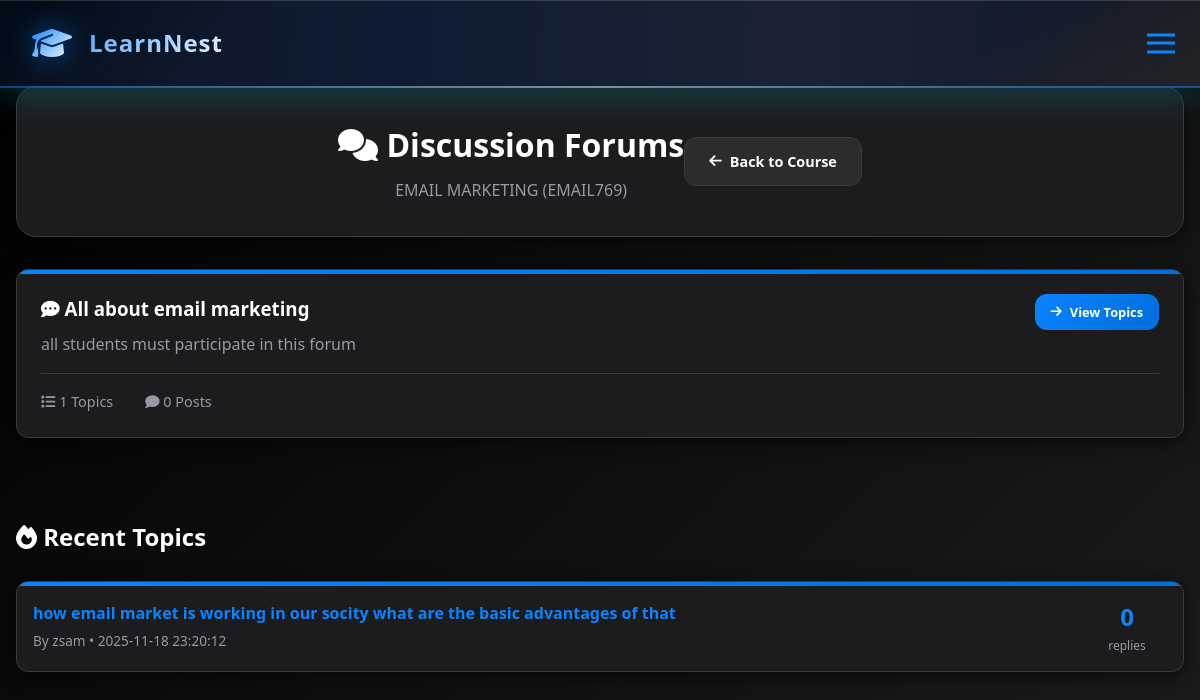
Page /student/courses/1/forums (signed in) on the committed database.
### tables this page shows
CREATE TABLE courses (
                id INTEGER PRIMARY KEY AUTOINCREMENT,
                course_code TEXT UNIQUE NOT NULL,
                title TEXT NOT NULL,
                description TEXT,
                syllabus TEXT,
                instructor_id INTEGER NOT NULL,
                category TEXT,
                max_students INTEGER DEFAULT 50,
                start_date DATE,
                end_date DATE,
                enrollment_key_hash TEXT,
                created_at TIMESTAMP DEFAULT CURRENT_TIMESTAMP,
                is_active BOOLEAN DEFAULT 1,
                FOREIGN KEY (instructor_id) REFERENCES users (id)
            );

CREATE TABLE forums (
                id INTEGER PRIMARY KEY AUTOINCREMENT,
                course_id INTEGER NOT NULL,
                title TEXT NOT NULL,
                description TEXT,
                created_at TIMESTAMP DEFAULT CURRENT_TIMESTAMP,
                is_active BOOLEAN DEFAULT 1,
                FOREIGN KEY (course_id) REFERENCES courses (id)
            );

CREATE TABLE forum_topics (
                id INTEGER PRIMARY KEY AUTOINCREMENT,
                forum_id INTEGER NOT NULL,
                user_id INTEGER NOT NULL,
                title TEXT NOT NULL,
                content TEXT NOT NULL,
                created_at TIMESTAMP DEFAULT CURRENT_TIMESTAMP,
                updated_at TIMESTAMP DEFAULT CURRENT_TIMESTAMP,
                is_pinned BOOLEAN DEFAULT 0,
                view_count INTEGER DEFAULT 0, media_type TEXT, media_path TEXT, media_filename TEXT,
                FOREIGN KEY (forum_id) REFERENCES forums (id),
                FOREIGN KEY (user_id) REFERENCES users (id)
            );

### app.py (the view)
@app.route('/student/courses/<int:course_id>/forums')
@login_required
def student_course_forums(course_id):
    if not current_user.is_student():
        flash('Access denied. Student account required.', 'error')
        return redirect(url_for('dashboard'))
    with db_lock:
        conn = get_db_connection()
        enrollment = conn.execute('''
            SELECT e.*, c.*, u.full_name as instructor_name,
                   COALESCE(e.manual_progress_override, e.progress_percentage) as display_progress
            FROM enrollments e
            JOIN courses c ON e.course_id = c.id
            JOIN users u ON c.instructor_id = u.id
            WHERE e.student_id = ? AND e.course_id = ? AND e.status = 'approved'
        ''', (current_user.id, course_id)).fetchone()
        if not enrollment:
            flash('Course not found or access denied.', 'error')
            conn.close()
            return redirect(url_for('dashboard'))
        forums = conn.execute('''
            SELECT f.*, COUNT(t.id) as topic_count
            FROM forums f
            LEFT JOIN forum_topics t ON f.id = t.forum_id
            WHERE f.course_id = ? AND f.is_active = 1
            GROUP BY f.id
            ORDER BY f.created_at DESC
        ''', (course_id,)).fetchall()
        recent_topics = conn.execute('''
            SELECT t.*, u.full_name as author_name, f.title as forum_title,
                   COUNT(r.id) as reply_count
            FROM forum_topics t
            JOIN users u ON t.user_id = u.id
            JOIN forums f ON t.forum_id = f.id
            LEFT JOIN forum_replies r ON t.id = r.topic_id
            WHERE f.course_id = ?
            GROUP BY t.id
            ORDER BY t.created_at DESC
            LIMIT 10
        ''', (course_id,)).fetchall()
        conn.close()
    return render_template('student/course_forums.html',
                         course=enrollment, forums=forums, recent_topics=recent_topics)

### app.py (called while the page is built)
@app.context_processor
def inject_csrf_token():
    if 'csrf_token' not in session:
        session['csrf_token'] = secrets.token_urlsafe(32)
    return dict(csrf_token=session['csrf_token'])

def get_db_connection():
    conn = sqlite3.connect(DATABASE, timeout=30)
    conn.execute('PRAGMA journal_mode=WAL;')
    conn.execute('PRAGMA synchronous=NORMAL;')
    conn.execute('PRAGMA cache_size=10000;')
    conn.execute('PRAGMA temp_store=MEMORY;')
    conn.row_factory = sqlite3.Row
    return conn

@login_manager.user_loader
def load_user(user_id):
    try:
        with db_lock:
            conn = get_db_connection()
            user = conn.execute(
                'SELECT * FROM users WHERE id = ? AND is_active = 1', (user_id,)
            ).fetchone()
            conn.close()
        if user:
            profile_pic = user['profile_picture'] if 'profile_picture' in user.keys() else None
            return User(user['id'], user['username'], user['email'], user['role'],
                       user['full_name'], user['created_at'], user['is_active'],
                       user['instructor_approval_status'] if user['instructor_approval_status'] else 'approved',
                       user['approved_by'],
                       user['approved_at'],
                       profile_pic)
    except sqlite3.OperationalError:
        pass
    return None

    def is_student(self):
        return self.role == 'student'

### templates/student/course_forums.html (shortened to what this page needs)
{% extends "base.html" %}
{% block content %}
<div class="container" style="max-width: 1200px;">
    <div class="page-header" style="margin-bottom: 2rem;">
        <div style="display: flex; justify-content: space-between; align-items: center;">
            <div>
                <h1 style="margin: 0 0 0.5rem 0; color: var(--text-primary);">
                    <i class="fas fa-comments"></i> Discussion Forums
                </h1>
                <p style="color: var(--text-secondary); margin: 0;">
                    {{ course.title }} ({{ course.course_code }})
                </p>
            </div>
            <a href="{{ url_for('student_course_view', course_id=course.id) }}" class="btn btn-secondary">
                <i class="fas fa-arrow-left"></i> Back to Course
            </a>
        </div>
    </div>
    {% if forums %}
    <div style="display: grid; gap: 1.5rem;">
        {% for forum in forums %}
        <div class="card" style="background: var(--card-bg); border: 1px solid var(--border); border-radius: var(--radius); padding: 1.5rem; transition: all 0.2s;">
            <div style="display: flex; justify-content: space-between; align-items: start; margin-bottom: 1rem;">
                <div style="flex: 1;">
                    <h3 style="margin: 0 0 0.5rem 0; color: var(--text-primary);">
                        <i class="fas fa-comment-dots"></i> {{ forum['title'] }}
                    </h3>
                    <p style="color: var(--text-secondary); margin: 0;">
                        {{ forum['description'] }}
                    </p>
                </div>
                <a href="{{ url_for('student_forum_topics', course_id=course.id, forum_id=forum['id']) }}"
                   class="btn btn-primary btn-sm">
                    <i class="fas fa-arrow-right"></i> View Topics
                </a>
            </div>
            <div style="display: flex; gap: 2rem; margin-top: 1rem; padding-top: 1rem; border-top: 1px solid var(--border); font-size: 0.9rem; color: var(--text-secondary);">
                <div>
                    <i class="fas fa-list"></i>
                    <span>{{ forum['topic_count'] or 0 }} Topics</span>
                </div>
                <div>
                    <i class="fas fa-comment"></i>
                    <span>{{ forum['post_count'] or 0 }} Posts</span>
                </div>
            </div>
        </div>
        {% endfor %}
    </div>
    {% if recent_topics %}
    <div style="margin-top: 3rem;">
        <h2 style="margin-bottom: 1.5rem; color: var(--text-primary);">
            <i class="fas fa-fire"></i> Recent Topics
        </h2>
        <div style="display: grid; gap: 1rem;">
            {% for topic in recent_topics %}
            <div class="card" style="background: var(--card-bg); border: 1px solid var(--border); border-radius: var(--radius); padding: 1rem;">
                <div style="display: flex; justify-content: space-between; align-items: center;">
                    <div style="flex: 1;">
                        <h4 style="margin: 0 0 0.25rem 0;">
                            <a href="{{ url_for('student_forum_topic', course_id=course.id, forum_id=topic['forum_id'], topic_id=topic['id']) }}"
                               style="color: var(--primary); text-decoration: none;">
                                {{ topic['title'] }}
                            </a>
                        </h4>
                        <div style="font-size: 0.85rem; color: var(--text-secondary);">
                            By {{ topic['author_name'] }} • {{ topic['created_at'] }}
                        </div>
                    </div>
                    <div style="text-align: center; min-width: 80px;">
                        <div style="font-size: 1.5rem; font-weight: bold; color: var(--primary);">
                            {{ topic['post_count'] or 0 }}
                        </div>
                        <div style="font-size: 0.75rem; color: var(--text-secondary);">
                            replies
                        </div>
                    </div>
                </div>
            </div>
            {% endfor %}
        </div>
    </div>
    {% endif %}
    {% endif %}
</div>
{% endblock %}

### templates/base.html (style rules this page uses)
:root { --black: #000000; --gray-50: #0D0D0D; --gray-100: #1C1C1E; --gray-200: #2C2C2E; --gray-300: #3A3A3C; --gray-400: #48484A; --gray-500: #636366; --gray-600: #8E8E93; --gray-700: #9999A5; --gray-800: #AEAEB2; --gray-900: #C7C7CC; --white: #ffffff; --primary: #0A84FF; --primary-dark: #006EDC; --success: #0A84FF; --warning: #FF9F0A; --info: #64D2FF; --danger: #FF453A; --accent: #BF5AF2; --text-primary: #FFFFFF; --text-secondary: #9999A5; --text-light: #56565E; --text-disabled: #3A3A3E; --background: var(--black); --card-bg: var(--gray-100); --card-hover: var(--gray-200); --border: var(--gray-300); --border-light: var(--gray-400); --shadow-sm: 0 2px 8px rgba(0, 0, 0, 0.4); --shadow: 0 2px 12px rgba(0, 0, 0, 0.5); --shadow-md: 0 4px 16px rgba(0, 0, 0, 0.6); --shadow-lg: 0 4px 20px rgba(0, 0, 0, 0.6); --shadow-xl: 0 8px 32px rgba(0, 0, 0, 0.7); --gradient-primary: linear-gradient(135deg, var(--primary) 0%, var(--primary-dark) 100%); --gradient-success: linear-gradient(135deg, var(--success) 0%, #28CD4B 100%); --gradient-warning: linear-gradient(135deg, var(--warning) 0%, #FF8800 100%); --gradient-accent: linear-gradient(135deg, var(--accent) 0%, #A646E8 100%); --gradient-bg: linear-gradient(135deg, var(--black) 0%, var(--gray-50) 100%); --radius-sm: 0.5rem; --radius: 0.75rem; --radius-md: 1rem; --radius-lg: 1.25rem; --radius-xl: 1.5rem; }
* { margin: 0; padding: 0; box-sizing: border-box; }
body { font-family: system-ui, -apple-system, sans-serif; background: linear-gradient(135deg, var(--black) 0%, var(--gray-100) 100%); min-height: 100vh; line-height: 1.6; color: var(--text-primary); margin: 0; padding-top: 70px; }
.btn { display: inline-flex; align-items: center; gap: 0.5rem; padding: 0.75rem 1.5rem; border: none; border-radius: var(--radius); font-weight: 600; text-decoration: none; cursor: pointer; transition: all 0.2s; font-size: 0.9rem; color: var(--white); }
.btn-primary { background: var(--gradient-primary); color: white; }
.btn-secondary { background: var(--gray-200); color: var(--text-primary); border: 1px solid var(--border); }
.btn-sm { padding: 0.5rem 1rem; font-size: 0.8rem; }
.container { max-width: 1400px; margin: 0 auto; padding: 2rem; }
.card { background: var(--card-bg); border-radius: var(--radius-lg); padding: 2rem; box-shadow: var(--shadow-lg); margin-bottom: 2rem; position: relative; overflow: hidden; border: 1px solid var(--border); transition: all 0.3s ease; }
.card::before { content: ''; position: absolute; top: 0; left: 0; right: 0; height: 4px; background: var(--gradient-primary); }
.page-header { display: flex; justify-content: space-between; align-items: center; margin-bottom: 2rem; padding: 2rem; background: var(--card-bg); border-radius: var(--radius-lg); box-shadow: var(--shadow-md); border: 1px solid var(--border); }
@media (max-width: 1200px) { .page-header { flex-direction: column; gap: 1.5rem; text-align: center; } }
@media (max-width: 1200px) { .container, .page-container { padding: 1rem; } }
body, .navbar, .card, .stat-card, .btn, .form-group input, .form-group select, .form-group textarea { transition: background-color 0.3s ease, color 0.3s ease, border-color 0.3s ease; }

### rows in the picture
courses: title "EMAIL MARKETING", course_code "EMAIL769"
forums: title "All about email marketing", description "all students must participate in this forum", forum "1", forum "0"
forum_topics: title "how email market is working in our socity what are the basic advantages of that", author_name "zsam", created_at "2025-11-18 23:20:12", topic "0"
